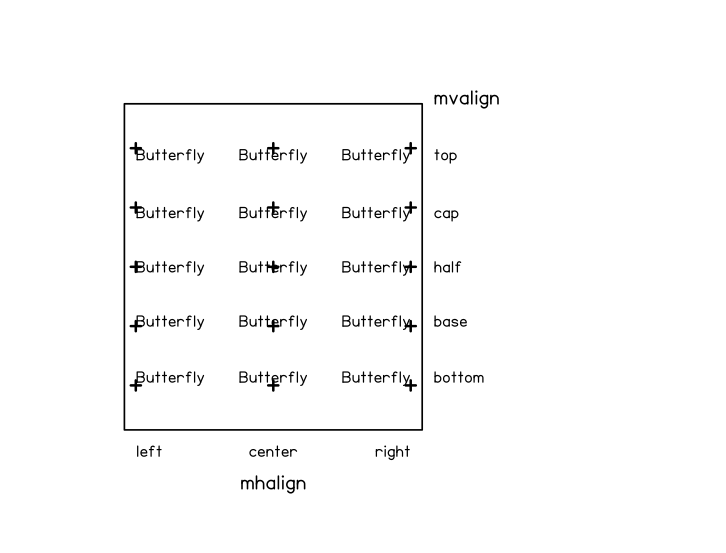

Reproduce this figure in gnuplot.
; fig5.plt - example of all 12 possible message alignments
;
sort = 0
axlwt = 0
annlwt = 0
header = 0
xllc = 1.25
yllc = 1
xmin = 0
xmax = 11
ymin = 0
ymax = 8.5
xlen  =  7
ylen  =  7

pltyp=rectangle
0.75,1.25
7.25,6.75
plot

pltyp = symbol
pltlwt = 1.5
symbol = 7
symsiz = 1
7.0,2
7.0,3
7.0,4
7.0,5
7.0,6
4.0,2
4.0,3
4.0,4
4.0,5
4.0,6
1.0,2
1.0,3
1.0,4
1.0,5
1.0,6
plot

msgsiz = 0.8
msgdat = yes
msglwt = 1

mxllc = 7.0
mhalign = right
myllc = 1
mvalign = top
"right"
myllc = 2
mvalign = bottom
"Butterfly"
myllc = 3
mvalign = base
"Butterfly"
myllc = 4
mvalign = half
"Butterfly"
myllc = 5
mvalign = cap
"Butterfly"
myllc = 6
mvalign = top
"Butterfly"

mxllc = 4.0
mhalign = center
myllc = 1
mvalign = top
"center"
myllc = 2
mvalign = bottom
"Butterfly"
myllc = 3
mvalign = base
"Butterfly"
myllc = 4
mvalign = half
"Butterfly"
myllc = 5
mvalign = cap
"Butterfly"
myllc = 6
mvalign = top
"Butterfly"

mxllc = 1.0
mhalign = left
myllc = 1
mvalign = top
"left"
myllc = 2
mvalign = bottom
"Butterfly"
myllc = 3
mvalign = base
"Butterfly"
myllc = 4
mvalign = half
"Butterfly"
myllc = 5
mvalign = cap
"Butterfly"
myllc = 6
mvalign = top
"Butterfly"

mxllc = 7.5
mhalign = left
myllc = 2
mvalign = bottom
"bottom"
myllc = 3
mvalign = base
"base"
myllc = 4
mvalign = half
"half"
myllc = 5
mvalign = cap
"cap"
myllc = 6
mvalign = top
"top"

msgsiz = 1
mxllc = 4.0
myllc = 0.5
mhalign = center
mvalign = top
"mhalign"

mxllc = 7.5
myllc = 6.75
mhalign = left
mvalign = base
"mvalign"
